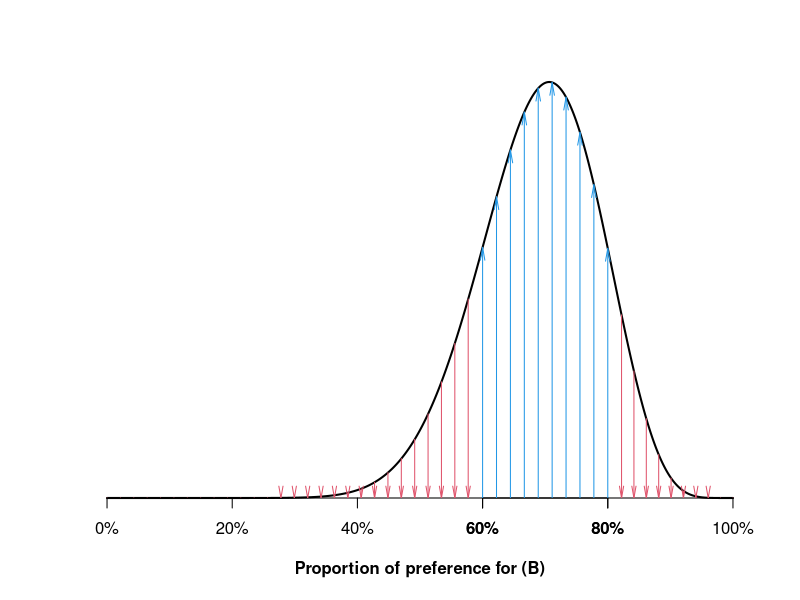

The R source for this figure:
C = c(15.56689246, 7.051444)
curve(dbeta(x, C[1], C[2]), n = 1e4, axes = FALSE, lwd = 2, yaxs = "i", xpd = TRUE, 
          xlab = "Proportion of preference for (B)", ylab = NA, font.lab = 2)
axis(1, at = axTicks(1), lab = paste0(axTicks(1)*1e2, "%") )
axis(1, at = axTicks(1)[4:5], lab = paste0(axTicks(1)[4:5]*1e2, "%"), font = 2)
x = seq(.6, .8, l = 10)
y = dbeta(x, C[1], C[2])
arrows(x, 0, x, y, code = 2, length = .13, angle = 10, col = 4)
x = c(seq(0, .577, l = 28), seq(.822, 1, l = 10))
y = dbeta(x, C[1], C[2])
arrows(x, 0, x, y, code = 1, length = .12, angle = 10, col = 2)
